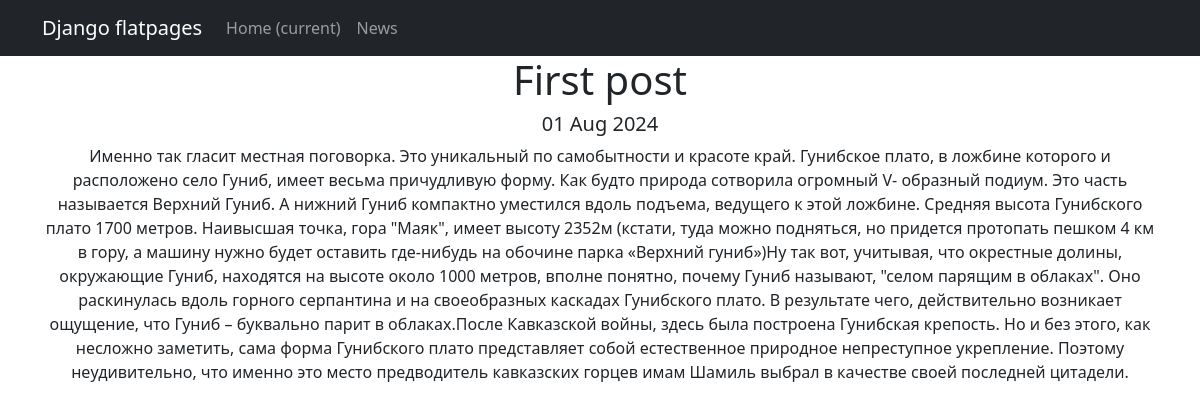
The page /news/1 on the database as committed earlier.
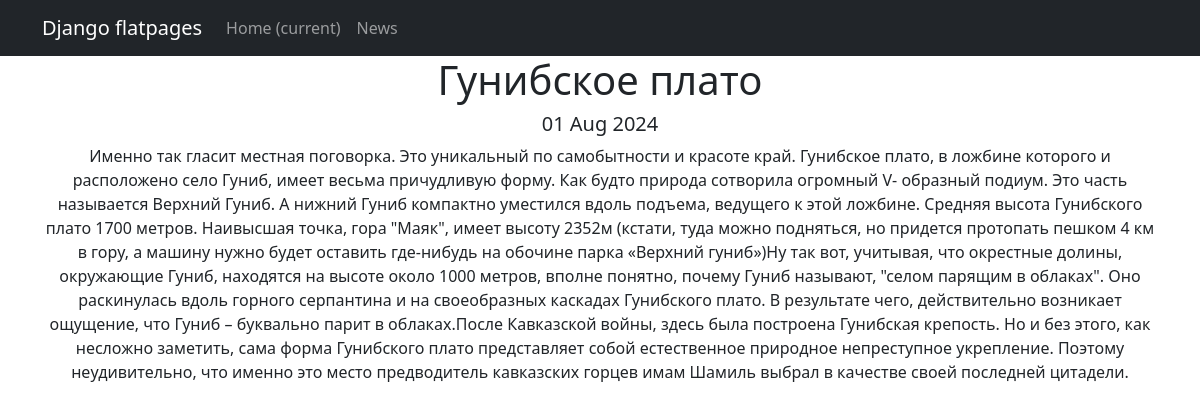
The same page on the database as committed later.
### news/models.py (models this page shows, shortened)
class Post(models.Model):
    Post_author = models.ForeignKey(Author, on_delete=models.CASCADE)
    Post_News_choice = models.BooleanField(default=False) # False - новость
    Create_time = models.DateTimeField(auto_now_add=True)
    Category = models.ManyToManyField(Category, through='PostCategory')
    Title = models.CharField(max_length=255)
    Text_post = models.TextField()
    Rating_Post = models.IntegerField(default=0)

### news/views.py (the view)
# urls.py: path('<int:pk>', NewsDetail.as_view()),
class NewsDetail(DetailView):
    model = Post
    template_name = 'new.html'
    context_object_name = 'new'

### news/templatetags/custom_filters.py (called while the page is built)
@register.filter()
def censor(value):
    try:
        words = value.lower()
        for word in censor_words1:
            if word in words:
                word_chenge = word[0] + "*" * (len(word) - 1) + '!'
                value = value.replace(word, word_chenge)
        return value
    except TypeError:
        print(f'фильтр не применим к {type(value)}')
    return f'{value} Р'

### templates/new.html
{% extends 'flatpages/default.html' %}
{% load custom_filters %}
{% load custom_tags %}
{% block title %}
<h1>{{ new.Title|censor }}</h1>
<h5> {{ new.Create_time|date:'d M Y'  }} </h5>
{% endblock title %}
{% block content %}
{{ new.Text_post|censor }}
{% endblock content %}

Rows that differ between the two databases and show on the page:
changed Post: Title|censor "First post" → "Гунибское плато"
